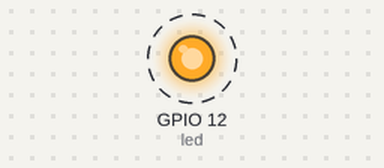
A program run on a simulated Raspberry Pi (BCM pin numbers). Shown: output pins drawn as LEDs (lit = HIGH). Dashed ring = blinking. At 10.0 s the program stops and its outputs stay as they are.

Above: at 0.02 s.
Timing chart, 0 to 3.0 s (numbered marks = the images above):
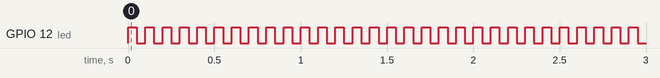

The program:

fastBlink.py
```python
#!/usr/bin/python

from gpiozero import LED
from time import sleep

# Set up the LED on GPIO 12
led = LED(12)

# Blink the LED at 10Hz (0.05 seconds on, 0.05 seconds off)
for _ in range(100):  # 10Hz for 10 seconds means 100 cycles
    led.on()
    sleep(0.05)
    led.off()
    sleep(0.05)
```

Measured:
- by itself, GPIO 12 (led): alternates HIGH for 0.05 s and LOW for 0.05 s, 200 changes in all, then stays LOW
